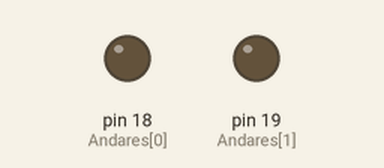
Simulated run of this sketch. Board: Arduino Nano, built with avr-gcc and run on an emulated ATmega328P. Shown: output pins drawn as LEDs (lit = HIGH). Random numbers use the default seed unless the sketch sets one; pins used as bus, display or sensor lines are not drawn.

Above: at 4.48 s.
Timing chart, 0 to 40.0 s (numbered marks = the images above):
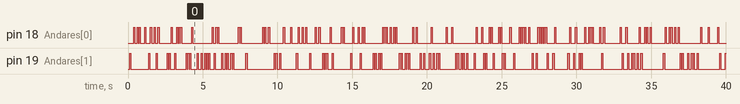

The sketch:

Vagalumes_Voadores_Amination_Cubo_de_LEDs_4x4x4.ino
```cpp
/****** Programação Cubo de LEDs 4x4x4 com Arduino NANO *******/

/* Pinos Arduino NANO: RX = 0; TX = 1; D2 = 2; D2 = 2; D3 = 3; D4 = 4; D5 = 5;
D6 = 6; D7 = 7; D8 = 8; D9 = 9; D10 = 10; D11 = 11; D12 = 12; D13 = 13; A0 = 14;
A1 = 15; A2 = 16; A3 = 17; A4 = 18; A5 = 19; A6 = 20; A7 = 21; */

//Posição no vetor:
//               0  1  2  3  4  5  6  7  8  9  10  11  12  13  14  15
int Colunas[] = {0, 1, 2, 3, 4, 5, 6, 7, 8, 9, 10, 11, 12,14,15,16,17};
//Posição no vetor:
//                0   1   2   3
int Andares[] = {18,19,20,21};

int RandColuna;
int RandAndares;

void setup()
{
int contador;

for (int contador = 0; contador < 17; contador++){
  pinMode(Colunas[contador], OUTPUT); }

for (int contador = 0; contador < 5; contador++){
  pinMode(Andares[contador], OUTPUT); }

digitalWrite(Colunas[0], LOW);
}

void loop()
{
RandLed();
}

void RandLed()
{
RandAndares = random(0,4);
RandColuna = random(0,16);

digitalWrite(Andares[RandAndares], HIGH);
digitalWrite(Colunas[RandColuna], HIGH);

delay(75);

digitalWrite(Andares[RandAndares], LOW);
digitalWrite(Colunas[RandColuna], LOW);

delay(50);
}
```
